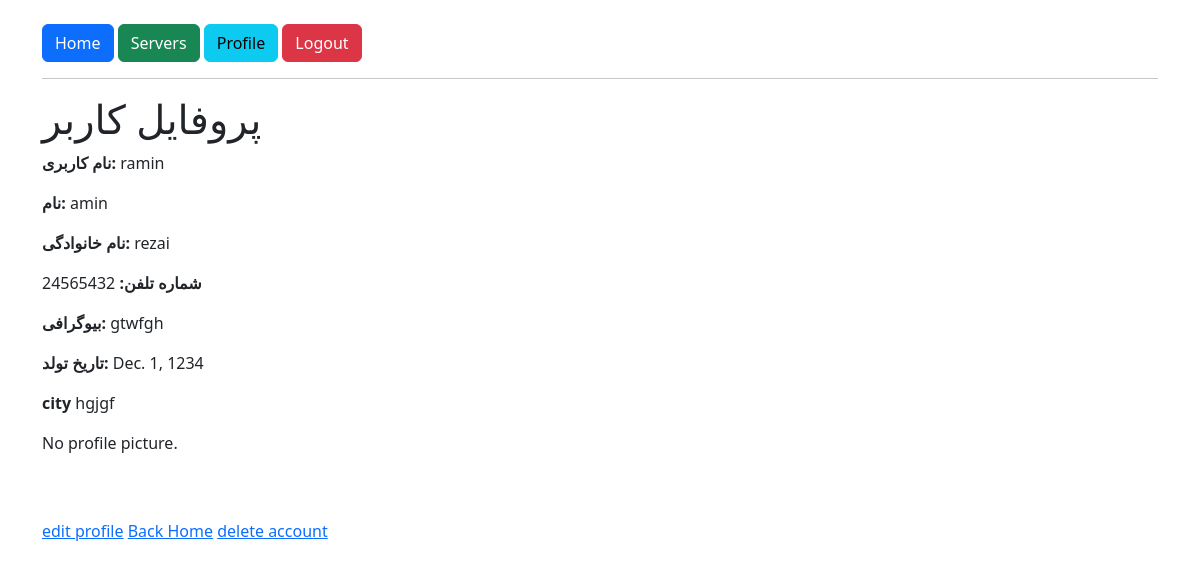
Page /profile/ (signed in) on the committed database.
### server/models.py (models this page shows, shortened)
class Profile(models.Model):
    user = models.OneToOneField(
    settings.AUTH_USER_MODEL,
    on_delete=models.CASCADE)
    profile_picture = models.ImageField(
        upload_to = "profile_pictures/",
        blank = True,
        null = True
    )
    first_name = models.CharField(max_length=50, blank=True)
    last_name = models.CharField(max_length=50, blank=True)
    phone_number = models.CharField(max_length=12, blank=True)
    biography = models.TextField(blank=True)
    date_of_birth = models.DateField(blank=True, null=True)
    city = models.CharField(max_length=100, blank=True)

### server/views.py (the view, shortened to what this page needs)
# urls.py: path('profile/', profile_server_viwe, name = 'profile'),
@login_required
def profile_server_viwe(request):
    profile = get_object_or_404(Profile, user=request.user)
    context = {
                'first_name':profile.first_name,
                'last_name':profile.last_name,
                'phone_number':profile.phone_number,
                'biography':profile.biography,
                'date_of_birth':profile.date_of_birth,
                'city':profile.city,
                }
    return render(request, "Profile.html", context)

### server/templates/Profile.html (shortened to what this page needs)
{% extends "base.html" %}
{% block content %}
    <h1>پروفایل کاربر</h1>
    <p><strong>نام کاربری:</strong> {{ user }}</p>
    <p><strong>نام:</strong> {{ first_name }}</p>
    <p><strong>نام خانوادگی:</strong> {{ last_name }}</p>
    <p><strong>شماره تلفن:</strong> {{ phone_number }}</p>
    <p><strong>بیوگرافی:</strong> {{ biography }}</p>
    <p><strong>تاریخ تولد:</strong> {{ date_of_birth }}</p>
    <p><strong>city</strong> {{ city }}</p>
    {% if user.profile.profile_picture %}
        <img src="{{ user.profile.profile_picture.url }}"
            width="200"
            alt="Profile Picture">
    {% else %}
        <p>No profile picture.</p>
    {% endif %}
    <br><br>
    <a href="{% url 'edit_profile' %}">edit profile</a>
    <a href="{% url 'home' %}">Back Home</a>
    <a href={% url 'delete_account' %}>delete account</a>
{% endblock %}

### rows in the picture
Profile: first_name "amin", last_name "rezai", phone_number "24565432", biography "gtwfgh", date_of_birth "Dec. 1, 1234", city "hgjgf"

### other values in the picture
{{ user }} "ramin"
